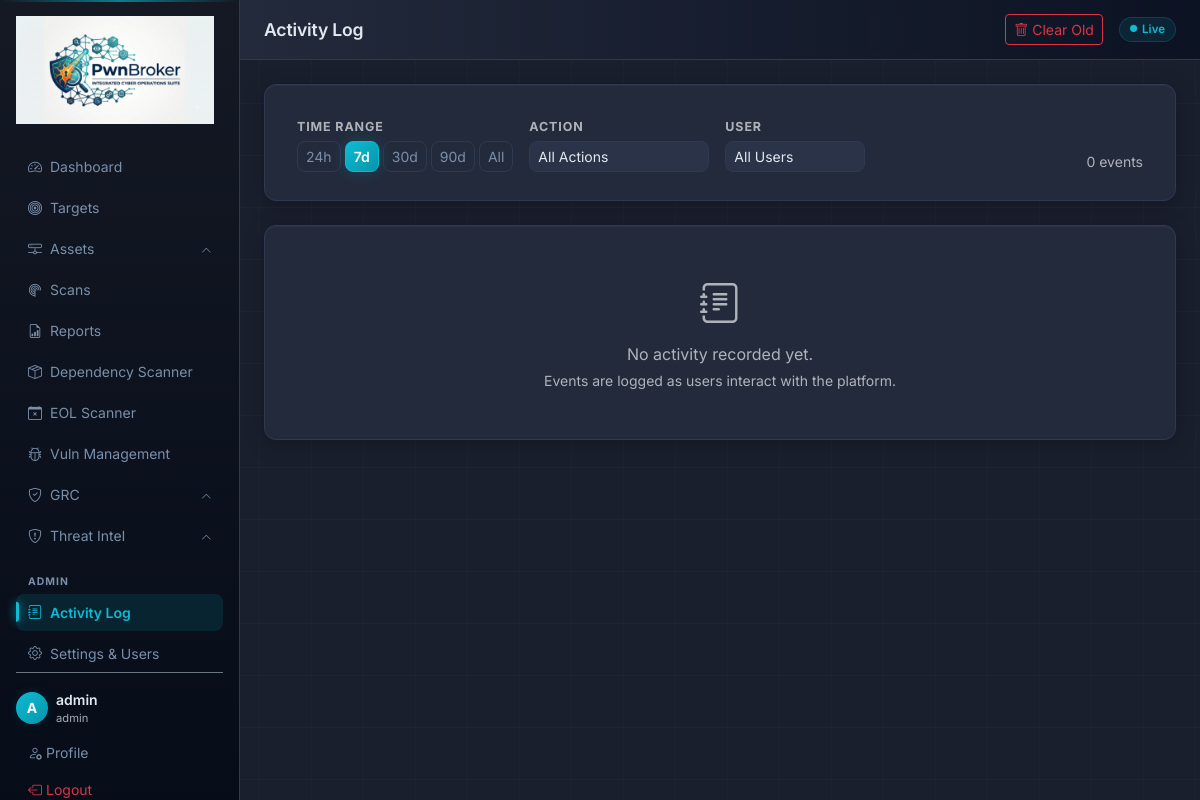
/activity/ (signed in), run on the app's committed database.
### app/models.py (models this page shows, shortened)
class User(UserMixin, db.Model):
    __tablename__ = "users"
    id = db.Column(db.Integer, primary_key=True)
    username = db.Column(db.String(80), unique=True, nullable=False)
    email = db.Column(db.String(120), unique=True, nullable=False)
    password_hash = db.Column(db.String(256), nullable=False)
    role = db.Column(db.String(20), default="user")  # admin | user
    active = db.Column(db.Boolean, default=True)
    created_at = db.Column(db.DateTime, default=lambda: datetime.now(timezone.utc))
    @property
    def is_admin(self):
        return self.role == "admin"

### app/routes/activity.py (the view)
@activity_bp.route("/")
@login_required
@admin_required
def index():
    action_f   = request.args.get("action", "")
    user_f     = request.args.get("user_id", "", type=str)
    days_f     = request.args.get("days", "7", type=str)
    q = AuditLog.query.order_by(AuditLog.timestamp.desc())
    if action_f:
        q = q.filter(AuditLog.action == action_f)
    if user_f.isdigit():
        q = q.filter(AuditLog.user_id == int(user_f))
    if days_f.isdigit() and int(days_f) > 0:
        cutoff = datetime.now(timezone.utc) - timedelta(days=int(days_f))
        q = q.filter(AuditLog.timestamp >= cutoff)
    entries = q.limit(500).all()
    users   = User.query.order_by(User.username).all()
    used_actions = (
        db.session.query(AuditLog.action)
        .distinct()
        .order_by(AuditLog.action)
        .all()
    )
    used_actions = [r[0] for r in used_actions]
    return render_template(
        "activity/index.html",
        entries=entries,
        users=users,
        action_filter=action_f,
        user_filter=user_f,
        days_filter=days_f,
        used_actions=used_actions,
        action_labels=ACTION_LABELS,
        action_icons=ACTION_ICONS,
    )

### app/templates/activity/index.html (shortened to what this page needs)
{% extends "base.html" %}
{% block page_title %}Activity Log{% endblock %}
{% block header_actions %}
<button class="btn btn-sm btn-outline-danger" onclick="clearOld()" title="Remove old entries">
  <i class="bi bi-trash me-1"></i>Clear Old
</button>
{% endblock %}
{% block content %}
<div class="form-card mb-4">
  <form method="GET" class="d-flex flex-wrap gap-3 align-items-end">
    <div>
      <label class="form-label small text-muted mb-1">TIME RANGE</label>
      <div class="d-flex gap-1">
        {% for d, label in [('1','24h'),('7','7d'),('30','30d'),('90','90d'),('0','All')] %}
        <a href="?days={{ d }}{% if action_filter %}&action={{ action_filter }}{% endif %}{% if user_filter %}&user_id={{ user_filter }}{% endif %}"
           class="btn btn-sm {% if days_filter == d %}btn-primary{% else %}btn-outline-secondary{% endif %}">
          {{ label }}
        </a>
        {% endfor %}
      </div>
    </div>
    <div>
      <label class="form-label small text-muted mb-1">ACTION</label>
      <select name="action" class="form-select form-select-sm" onchange="this.form.submit()"
              style="background:var(--bg-input);color:var(--text);border-color:var(--border-color);min-width:180px">
        <option value="">All Actions</option>
      </select>
    </div>
    <div>
      <label class="form-label small text-muted mb-1">USER</label>
      <select name="user_id" class="form-select form-select-sm" onchange="this.form.submit()"
              style="background:var(--bg-input);color:var(--text);border-color:var(--border-color);min-width:140px">
        <option value="">All Users</option>
      </select>
    </div>
    <div class="ms-auto align-self-end small text-muted">
      {{ entries | length }} event{% if entries | length != 1 %}s{% endif %}
    </div>
  </form>
</div>
{% if not entries %}
<div class="form-card text-center py-5 text-muted">
  <i class="bi bi-journal-text fs-1 d-block mb-2 opacity-30"></i>
  No activity recorded yet.
  <div class="small mt-1">Events are logged as users interact with the platform.</div>
</div>
{% endif %}
{% endblock %}

### app/templates/base.html (shortened to what this page needs)
<!DOCTYPE html>
<html lang="en" data-bs-theme="dark">
  <head>
    <link
      href="https://cdn.jsdelivr.net/npm/bootstrap@5.3.3/dist/css/bootstrap.min.css"
      rel="stylesheet">
    <link
      href="https://cdn.jsdelivr.net/npm/bootstrap-icons@1.11.3/font/bootstrap-icons.min.css"
      rel="stylesheet">
    <link href="{{ url_for('static', filename='css/style.css') }}"
      rel="stylesheet">
  </head>
  <body>
{% if current_user.is_authenticated %}
<div class="d-flex" id="app-wrapper">
  <nav id="sidebar" class="d-flex flex-column p-3">
    <a href="{{ url_for("dashboard.index") }}" class="sidebar-brand d-block mb-4">
      <img src="{{ url_for("static", filename = "img/logo.png") }}" alt="PwnBroker" class="sidebar-logo">
    </a>
    <ul class="nav flex-column gap-1">
      <li class="nav-item">
        <a href="{{ url_for("dashboard.index") }}" class="nav-link {% if request.endpoint == 'dashboard.index' %}active{% endif %}">
          <i class="bi bi-speedometer2 me-2"></i>Dashboard
        </a>
      </li>
      <li class="nav-item">
        <a href="{{ url_for("targets.index") }}" class="nav-link {% if 'targets' in request.endpoint %}active{% endif %}">
          <i class="bi bi-bullseye me-2"></i>Targets
        </a>
      </li>
      <li class="nav-item">
        <a href="#assets-group"
           class="nav-link nav-group-toggle d-flex align-items-center justify-content-between {% if 'assets' in (request.endpoint or '') %}active{% endif %}"
           data-bs-toggle="collapse"
           aria-expanded="{{ 'true' if 'assets' in (request.endpoint or '') else 'false' }}"
           aria-controls="assets-group">
          <span><i class="bi bi-hdd-network me-2"></i>Assets</span>
          <i class="bi bi-chevron-down nav-chevron"></i>
        </a>
      </li>
      <li class="nav-item">
        <a href="{{ url_for("scans.index") }}" class="nav-link {% if 'scans' in request.endpoint %}active{% endif %}">
          <i class="bi bi-radar me-2"></i>Scans
        </a>
      </li>
      <li class="nav-item">
        <a href="{{ url_for("reports.index") }}" class="nav-link {% if 'reports' in request.endpoint %}active{% endif %}">
          <i class="bi bi-file-earmark-bar-graph me-2"></i>Reports
        </a>
      </li>
      <li class="nav-item">
        <a href="{{ url_for("dependency.index") }}" class="nav-link {% if 'dependency' in request.endpoint %}active{% endif %}">
          <i class="bi bi-box-seam me-2"></i>Dependency Scanner
        </a>
      </li>
      <li class="nav-item">
        <a href="{{ url_for("eol.index") }}" class="nav-link {% if 'eol' in (request.endpoint or '') %}active{% endif %}">
          <i class="bi bi-calendar-x me-2"></i>EOL Scanner
        </a>
      </li>
      <li class="nav-item">
        <a href="{{ url_for("vulns.index") }}" class="nav-link {% if 'vulns' in (request.endpoint or '') %}active{% endif %}">
          <i class="bi bi-bug me-2"></i>Vuln Management
        </a>
      </li>
      <li class="nav-item">
        <a href="#grc-group"
           class="nav-link nav-group-toggle d-flex align-items-center justify-content-between {% if 'grc' in (request.endpoint or '') %}active{% endif %}"
           data-bs-toggle="collapse"
           aria-expanded="{{ 'true' if 'grc' in (request.endpoint or '') else 'false' }}"
           aria-controls="grc-group">
          <span><i class="bi bi-shield-check me-2"></i>GRC</span>
          <i class="bi bi-chevron-down nav-chevron"></i>
        </a>
      </li>
      <li class="nav-item">
        <a href="#threat-group"
           class="nav-link nav-group-toggle d-flex align-items-center justify-content-between {% if 'threat' in (request.endpoint or '') %}active{% endif %}"
           data-bs-toggle="collapse"
           aria-expanded="{{ 'true' if 'threat' in (request.endpoint or '') else 'false' }}"
           aria-controls="threat-group">
          <span><i class="bi bi-shield-exclamation me-2"></i>Threat Intel</span>
          <i class="bi bi-chevron-down nav-chevron"></i>
        </a>
      </li>
      {% if current_user.is_admin %}
      <li class="mt-3 sidebar-section-label">ADMIN</li>
      <li class="nav-item">
        <a href="{{ url_for("activity.index") }}" class="nav-link {% if 'activity' in (request.endpoint or '') %}active{% endif %}">
          <i class="bi bi-journal-text me-2"></i>Activity Log
        </a>
      </li>
      <li class="nav-item">
        <a href="{{ url_for("settings.index") }}" class="nav-link {% if 'settings' in (request.endpoint or '') %}active{% endif %}">
          <i class="bi bi-gear me-2"></i>Settings &amp; Users
        </a>
      </li>
      {% endif %}
    </ul>
    <div class="mt-auto pt-3 border-top border-secondary">
      <div class="d-flex align-items-center gap-2 mb-2">
        <div class="user-avatar">{{ current_user.username[0].upper() }}</div>
        <div>
          <div class="fw-semibold small">{{ current_user.username }}</div>
          <div class="text-muted" style="font-size:0.7rem">{{ current_user.role }}</div>
        </div>
      </div>
      <a href="{{ url_for("users.profile") }}" class="nav-link small"><i class="bi bi-person-gear me-1"></i>Profile</a>
      <a href="{{ url_for("auth.logout") }}" class="nav-link small text-danger"><i class="bi bi-box-arrow-left me-1"></i>Logout</a>
    </div>
  </nav>
  <div id="main-content" class="flex-grow-1">
    <header class="top-bar d-flex align-items-center justify-content-between px-4">
      <h1 class="page-title mb-0">{% block page_title %}{% endblock %}</h1>
      <div class="d-flex align-items-center gap-3">
        {% block header_actions %}{% endblock %}
        <span class="live-badge">
          <i class="bi bi-circle-fill pulse" style="font-size:0.45rem"></i>Live
        </span>
      </div>
    </header>
    <div class="content-area px-4 py-4">
      {% block content %}{% endblock %}
    </div>
  </div>
</div>
{% else %}
{% block auth_content %}{% endblock %}
{% endif %}
  </body>
</html>

### app/static/css/style.css (style rules this page uses)
:root { --bg-base: #1a1f2e; --bg-card: #232a3b; --bg-sidebar: #141924; --bg-input: #2a3347; --border-color: #2e3a52; --border-glow: rgba(11,188,212,0.25); --text-primary: #e2e8f0; --text-muted: #7a8faa; --accent: #0bbcd4; --accent-dim: #0994a8; --accent-glow: rgba(11,188,212,0.12); --accent-orange: #e87722; --critical: #dc2626; --high: #ea580c; --medium: #d97706; --low: #2563eb; --info: #475569; --success: #16a34a; --card-shadow: 0 4px 20px rgba(0,0,0,0.25), inset 0 1px 0 rgba(255,255,255,0.04); }
* { box-sizing: border-box; }
body { background-color: var(--bg-base); background-image: linear-gradient(rgba(11,188,212,0.04) 1px, transparent 1px), linear-gradient(90deg, rgba(11,188,212,0.04) 1px, transparent 1px); background-size: 52px 52px; background-position: -1px -1px; color: var(--text-primary); font-family: 'Inter', system-ui, -apple-system, sans-serif; min-height: 100vh; overflow-x: hidden; }
#sidebar { width: 240px; min-height: 100vh; background: linear-gradient(180deg, var(--bg-sidebar) 0%, #060c18 100%); border-right: 1px solid var(--border-color); flex-shrink: 0; position: sticky; top: 0; height: 100vh; overflow-y: auto; }
#sidebar::before { content: ''; position: absolute; top: 0; left: 0; right: 0; height: 2px; background: linear-gradient(90deg, transparent, var(--accent), transparent); opacity: 0.6; }
.sidebar-brand { color: var(--text-primary) !important; text-decoration: none; }
.sidebar-logo { height: 108px; width: auto; display: block; }
#sidebar .nav-link { color: var(--text-muted); border-radius: 8px; padding: 8px 12px; font-size: 0.875rem; transition: all 0.15s; position: relative; }
#sidebar .nav-link.active { color: var(--accent); background: var(--accent-glow); font-weight: 600; }
#sidebar .nav-link.active::before { content: ''; position: absolute; left: 0; top: 50%; transform: translateY(-50%); width: 3px; height: 55%; background: var(--accent); border-radius: 0 3px 3px 0; box-shadow: 0 0 10px var(--accent); }
#sidebar .nav-group-toggle { cursor: pointer; }
.nav-chevron { font-size: 0.65rem; transition: transform 0.2s ease; flex-shrink: 0; }
#sidebar .nav-group-toggle:not(.collapsed) .nav-chevron { transform: rotate(180deg); }
.sidebar-section-label { font-size: 0.65rem; font-weight: 700; letter-spacing: 0.1em; color: var(--text-muted); padding: 0 12px; text-transform: uppercase; }
.user-avatar { width: 32px; height: 32px; border-radius: 50%; background: linear-gradient(135deg, var(--accent), var(--accent-dim)); box-shadow: 0 0 12px var(--accent-glow); color: #fff; display: flex; align-items: center; justify-content: center; font-weight: 700; font-size: 0.875rem; flex-shrink: 0; }
#main-content { min-height: 100vh; overflow-x: hidden; }
.top-bar { height: 60px; background: linear-gradient(90deg, var(--bg-card) 0%, rgba(11,18,34,0.95) 100%); border-bottom: 1px solid var(--border-color); position: sticky; top: 0; z-index: 100; backdrop-filter: blur(8px); }
.page-title { font-size: 1.1rem; font-weight: 600; color: var(--text-primary); letter-spacing: -0.01em; }
.content-area { max-width: 1440px; }
.form-card { background: var(--bg-card); border: 1px solid var(--border-color); border-radius: 12px; padding: 28px 32px; box-shadow: var(--card-shadow); }
.form-control, .form-select { background: var(--bg-input) !important; border: 1px solid var(--border-color) !important; color: var(--text-primary) !important; border-radius: 8px; }
.form-label { font-size: 0.78rem; font-weight: 700; color: var(--text-muted); text-transform: uppercase; letter-spacing: 0.07em; }
.btn-primary { background: linear-gradient(135deg, var(--accent), var(--accent-dim)); border-color: var(--accent); border-radius: 8px; font-weight: 600; font-size: 0.875rem; color: #fff; box-shadow: 0 0 16px rgba(11,188,212,0.2); transition: all 0.15s; }
.btn-outline-secondary { border-color: var(--border-color); color: var(--text-muted); border-radius: 8px; font-size: 0.875rem; }
.pulse { animation: pulse-dot 1.4s ease-in-out infinite; }
.live-badge { display: flex; align-items: center; gap: 5px; font-size: 0.72rem; font-weight: 600; color: var(--accent); background: rgba(11,188,212,0.1); border: 1px solid rgba(11,188,212,0.2); border-radius: 20px; padding: 3px 10px; }

### data on the page
User: username "A", username "admin", role "admin"

### other printed values
{{ label }} "24h" "7d" "30d" "90d" "All"
{{ entries | length }} "0"
